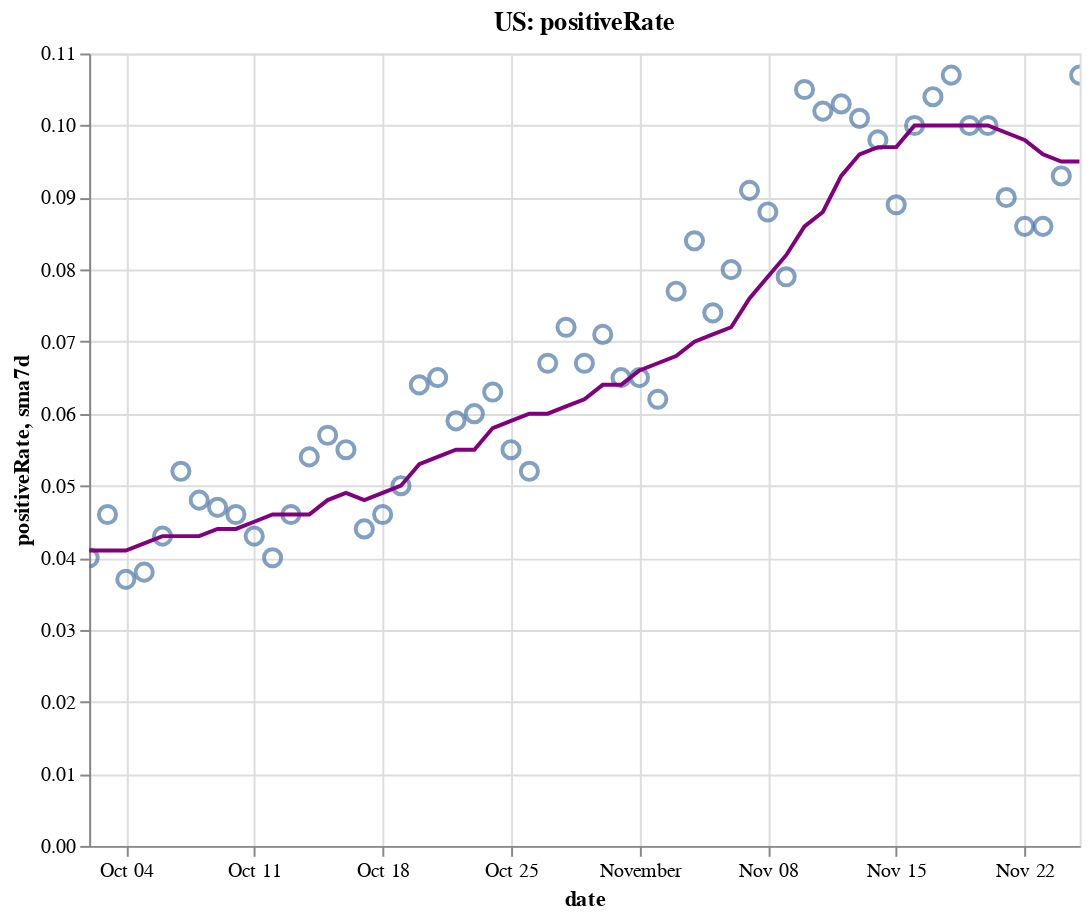

This figure's notebook cell:
### Code cell
create_plot(us, 'positiveRate')

### Figure 1 — Vega-Lite specification as saved in the notebook (floating-point values rounded to 4 significant figures)
{"config": {"view": {"continuousWidth": 400, "continuousHeight": 300}}, "layer": [{"layer": [{"mark": {"type": "point", "size": 75}, "encoding": {"tooltip": [{"type": "temporal", "field": "date"}, {"type": "quantitative", "field": "positiveRate"}, {"type": "quantitative", "field": "sma7d"}], "x": {"type": "temporal", "field": "date"}, "y": {"type": "quantitative", "field": "positiveRate"}}, "selection": {"selector004": {"type": "interval", "bind": "scales", "encodings": ["x", "y"]}}}, {"mark": {"type": "line", "color": "purple"}, "encoding": {"x": {"type": "temporal", "field": "date"}, "y": {"type": "quantitative", "field": "sma7d"}}}]}, {"mark": {"type": "rule", "color": "#aaa"}, "encoding": {"x": {"type": "temporal", "field": "date"}}, "transform": [{"filter": {"selection": "selector003"}}]}, {"mark": "circle", "encoding": {"opacity": {"condition": {"value": 1, "selection": "selector003"}, "value": 0}, "tooltip": [{"type": "temporal", "field": "date"}, {"type": "quantitative", "field": "positiveRate"}, {"type": "quantitative", "field": "sma7d"}], "x": {"type": "temporal", "field": "date"}, "y": {"type": "quantitative", "field": "positiveRate"}}, "selection": {"selector003": {"type": "single", "encodings": ["x"], "on": "mouseover", "nearest": true, "empty": "none"}}}, {"mark": {"type": "text", "align": "left", "dx": 5, "dy": -5, "stroke": "white", "strokeWidth": 2}, "encoding": {"text": {"type": "quantitative", "field": "positiveRate"}, "tooltip": [{"type": "temporal", "field": "date"}, {"type": "quantitative", "field": "positiveRate"}, {"type": "quantitative", "field": "sma7d"}], "x": {"type": "temporal", "field": "date"}, "y": {"type": "quantitative", "field": "positiveRate"}}, "transform": [{"filter": {"selection": "selector003"}}]}, {"mark": {"type": "text", "align": "left", "dx": 5, "dy": -5}, "encoding": {"text": {"type": "quantitative", "field": "positiveRate"}, "tooltip": [{"type": "temporal", "field": "date"}, {"type": "quantitative", "field": "positiveRate"}, {"type": "quantitative", "field": "sma7d"}], "x": {"type": "temporal", "field": "date"}, "y": {"type": "quantitative", "field": "positiveRate"}}, "transform": [{"filter": {"selection": "selector003"}}]}], "data": {"name": "data-d2c144ba8d9e58d803c597e3f78ab08a"}, "height": 400, "title": "US: positiveRate", "width": 500, "$schema": "https://vega.github.io/schema/vega-lite/v4.8.1.json", "datasets": {"data-d2c144ba8d9e58d803c597e3f78ab08a": [{"date": "2020-10-02T00:00:00", "totalTestResultsIncrease": 1242000.0, "positiveIncrease": 49260.0, "death": 200600.0, "deathIncrease": 839.0, "positiveRate": 0.04, "state": "US", "sma7d": 0.041}, {"date": "2020-10-03T00:00:00", "totalTestResultsIncrease": 1098000.0, "positiveIncrease": 50940.0, "death": 201400.0, "deathIncrease": 733.0, "positiveRate": 0.046, "state": "US", "sma7d": 0.041}, {"date": "2020-10-04T00:00:00", "totalTestResultsIncrease": 1028000.0, "positiveIncrease": 37990.0, "death": 201700.0, "deathIncrease": 362.0, "positiveRate": 0.037, "state": "US", "sma7d": 0.041}, {"date": "2020-10-05T00:00:00", "totalTestResultsIncrease": 992200.0, "positiveIncrease": 37760.0, "death": 202100.0, "deathIncrease": 341.0, "positiveRate": 0.038, "state": "US", "sma7d": 0.042}, {"date": "2020-10-06T00:00:00", "totalTestResultsIncrease": 913500.0, "positiveIncrease": 38920.0, "death": 202700.0, "deathIncrease": 632.0, "positiveRate": 0.043, "state": "US", "sma7d": 0.043}, {"date": "2020-10-07T00:00:00", "totalTestResultsIncrease": 977500.0, "positiveIncrease": 50590.0, "death": 203600.0, "deathIncrease": 910.0, "positiveRate": 0.052, "state": "US", "sma7d": 0.043}, {"date": "2020-10-08T00:00:00", "totalTestResultsIncrease": 1157000.0, "positiveIncrease": 55210.0, "death": 204600.0, "deathIncrease": 987.0, "positiveRate": 0.048, "state": "US", "sma7d": 0.043}, {"date": "2020-10-09T00:00:00", "totalTestResultsIncrease": 1203000.0, "positiveIncrease": 56800.0, "death": 205500.0, "deathIncrease": 887.0, "positiveRate": 0.047, "state": "US", "sma7d": 0.044}, {"date": "2020-10-10T00:00:00", "totalTestResultsIncrease": 1252000.0, "positiveIncrease": 57420.0, "death": 206100.0, "deathIncrease": 666.0, "positiveRate": 0.046, "state": "US", "sma7d": 0.044}, {"date": "2020-10-11T00:00:00", "totalTestResultsIncrease": 1078000.0, "positiveIncrease": 46270.0, "death": 206600.0, "deathIncrease": 465.0, "positiveRate": 0.043, "state": "US", "sma7d": 0.045}, {"date": "2020-10-12T00:00:00", "totalTestResultsIncrease": 1060000.0, "positiveIncrease": 42640.0, "death": 206900.0, "deathIncrease": 287.0, "positiveRate": 0.04, "state": "US", "sma7d": 0.046}, {"date": "2020-10-13T00:00:00", "totalTestResultsIncrease": 1052000.0, "positiveIncrease": 48590.0, "death": 207600.0, "deathIncrease": 700.0, "positiveRate": 0.046, "state": "US", "sma7d": 0.046}, {"date": "2020-10-14T00:00:00", "totalTestResultsIncrease": 1045000.0, "positiveIncrease": 56120.0, "death": 208400.0, "deathIncrease": 816.0, "positiveRate": 0.054, "state": "US", "sma7d": 0.046}, {"date": "2020-10-15T00:00:00", "totalTestResultsIncrease": 1109000.0, "positiveIncrease": 63390.0, "death": 209300.0, "deathIncrease": 937.0, "positiveRate": 0.057, "state": "US", "sma7d": 0.048}, {"date": "2020-10-16T00:00:00", "totalTestResultsIncrease": 1231000.0, "positiveIncrease": 68250.0, "death": 210200.0, "deathIncrease": 891.0, "positiveRate": 0.055, "state": "US", "sma7d": 0.049}, {"date": "2020-10-17T00:00:00", "totalTestResultsIncrease": 1299000.0, "positiveIncrease": 57330.0, "death": 211000.0, "deathIncrease": 762.0, "positiveRate": 0.044, "state": "US", "sma7d": 0.048}, {"date": "2020-10-18T00:00:00", "totalTestResultsIncrease": 1052000.0, "positiveIncrease": 48280.0, "death": 211400.0, "deathIncrease": 397.0, "positiveRate": 0.046, "state": "US", "sma7d": 0.049}, {"date": "2020-10-19T00:00:00", "totalTestResultsIncrease": 1135000.0, "positiveIncrease": 57110.0, "death": 211900.0, "deathIncrease": 461.0, "positiveRate": 0.05, "state": "US", "sma7d": 0.05}, {"date": "2020-10-20T00:00:00", "totalTestResultsIncrease": 952700.0, "positiveIncrease": 60550.0, "death": 212700.0, "deathIncrease": 838.0, "positiveRate": 0.064, "state": "US", "sma7d": 0.053}, {"date": "2020-10-21T00:00:00", "totalTestResultsIncrease": 941800.0, "positiveIncrease": 60950.0, "death": 213700.0, "deathIncrease": 1022.0, "positiveRate": 0.065, "state": "US", "sma7d": 0.054}, {"date": "2020-10-22T00:00:00", "totalTestResultsIncrease": 1230000.0, "positiveIncrease": 72840.0, "death": 214900.0, "deathIncrease": 1136.0, "positiveRate": 0.059, "state": "US", "sma7d": 0.055}, {"date": "2020-10-23T00:00:00", "totalTestResultsIncrease": 1383000.0, "positiveIncrease": 82330.0, "death": 215800.0, "deathIncrease": 923.0, "positiveRate": 0.06, "state": "US", "sma7d": 0.055}, {"date": "2020-10-24T00:00:00", "totalTestResultsIncrease": 1323000.0, "positiveIncrease": 83290.0, "death": 216700.0, "deathIncrease": 882.0, "positiveRate": 0.063, "state": "US", "sma7d": 0.058}, {"date": "2020-10-25T00:00:00", "totalTestResultsIncrease": 1188000.0, "positiveIncrease": 64890.0, "death": 217000.0, "deathIncrease": 374.0, "positiveRate": 0.055, "state": "US", "sma7d": 0.059}, {"date": "2020-10-26T00:00:00", "totalTestResultsIncrease": 1211000.0, "positiveIncrease": 62530.0, "death": 217400.0, "deathIncrease": 402.0, "positiveRate": 0.052, "state": "US", "sma7d": 0.06}, {"date": "2020-10-27T00:00:00", "totalTestResultsIncrease": 1071000.0, "positiveIncrease": 72080.0, "death": 218400.0, "deathIncrease": 920.0, "positiveRate": 0.067, "state": "US", "sma7d": 0.06}, {"date": "2020-10-28T00:00:00", "totalTestResultsIncrease": 1096000.0, "positiveIncrease": 78750.0, "death": 219400.0, "deathIncrease": 1044.0, "positiveRate": 0.072, "state": "US", "sma7d": 0.061}, {"date": "2020-10-29T00:00:00", "totalTestResultsIncrease": 1333000.0, "positiveIncrease": 88730.0, "death": 220400.0, "deathIncrease": 1030.0, "positiveRate": 0.067, "state": "US", "sma7d": 0.062}, {"date": "2020-10-30T00:00:00", "totalTestResultsIncrease": 1364000.0, "positiveIncrease": 97230.0, "death": 221400.0, "deathIncrease": 952.0, "positiveRate": 0.071, "state": "US", "sma7d": 0.064}, {"date": "2020-10-31T00:00:00", "totalTestResultsIncrease": 1390000.0, "positiveIncrease": 90590.0, "death": 222300.0, "deathIncrease": 951.0, "positiveRate": 0.065, "state": "US", "sma7d": 0.064}, {"date": "2020-11-01T00:00:00", "totalTestResultsIncrease": 1128000.0, "positiveIncrease": 73850.0, "death": 222700.0, "deathIncrease": 388.0, "positiveRate": 0.065, "state": "US", "sma7d": 0.066}, {"date": "2020-11-02T00:00:00", "totalTestResultsIncrease": 1327000.0, "positiveIncrease": 82050.0, "death": 223200.0, "deathIncrease": 499.0, "positiveRate": 0.062, "state": "US", "sma7d": 0.067}, {"date": "2020-11-03T00:00:00", "totalTestResultsIncrease": 1129000.0, "positiveIncrease": 86660.0, "death": 224700.0, "deathIncrease": 1515.0, "positiveRate": 0.077, "state": "US", "sma7d": 0.068}, {"date": "2020-11-04T00:00:00", "totalTestResultsIncrease": 1223000.0, "positiveIncrease": 103300.0, "death": 225900.0, "deathIncrease": 1126.0, "positiveRate": 0.084, "state": "US", "sma7d": 0.07}, {"date": "2020-11-05T00:00:00", "totalTestResultsIncrease": 1567000.0, "positiveIncrease": 116400.0, "death": 227000.0, "deathIncrease": 1131.0, "positiveRate": 0.074, "state": "US", "sma7d": 0.071}, {"date": "2020-11-06T00:00:00", "totalTestResultsIncrease": 1564000.0, "positiveIncrease": 125800.0, "death": 228200.0, "deathIncrease": 1168.0, "positiveRate": 0.08, "state": "US", "sma7d": 0.072}, {"date": "2020-11-07T00:00:00", "totalTestResultsIncrease": 1413000.0, "positiveIncrease": 129200.0, "death": 229300.0, "deathIncrease": 1104.0, "positiveRate": 0.091, "state": "US", "sma7d": 0.076}, {"date": "2020-11-08T00:00:00", "totalTestResultsIncrease": 1252000.0, "positiveIncrease": 110300.0, "death": 229700.0, "deathIncrease": 485.0, "positiveRate": 0.088, "state": "US", "sma7d": 0.079}, {"date": "2020-11-09T00:00:00", "totalTestResultsIncrease": 1516000.0, "positiveIncrease": 119400.0, "death": 230300.0, "deathIncrease": 589.0, "positiveRate": 0.079, "state": "US", "sma7d": 0.082}, {"date": "2020-11-10T00:00:00", "totalTestResultsIncrease": 1252000.0, "positiveIncrease": 131200.0, "death": 231700.0, "deathIncrease": 1360.0, "positiveRate": 0.105, "state": "US", "sma7d": 0.086}, {"date": "2020-11-11T00:00:00", "totalTestResultsIncrease": 1418000.0, "positiveIncrease": 144800.0, "death": 233200.0, "deathIncrease": 1543.0, "positiveRate": 0.102, "state": "US", "sma7d": 0.088}, {"date": "2020-11-12T00:00:00", "totalTestResultsIncrease": 1476000.0, "positiveIncrease": 152000.0, "death": 234400.0, "deathIncrease": 1141.0, "positiveRate": 0.103, "state": "US", "sma7d": 0.093}, {"date": "2020-11-13T00:00:00", "totalTestResultsIncrease": 1698000.0, "positiveIncrease": 172100.0, "death": 235700.0, "deathIncrease": 1275.0, "positiveRate": 0.101, "state": "US", "sma7d": 0.096}, {"date": "2020-11-14T00:00:00", "totalTestResultsIncrease": 1662000.0, "positiveIncrease": 163500.0, "death": 237000.0, "deathIncrease": 1312.0, "positiveRate": 0.098, "state": "US", "sma7d": 0.097}, {"date": "2020-11-15T00:00:00", "totalTestResultsIncrease": 1615000.0, "positiveIncrease": 144400.0, "death": 237600.0, "deathIncrease": 677.0, "positiveRate": 0.089, "state": "US", "sma7d": 0.097}, {"date": "2020-11-16T00:00:00", "totalTestResultsIncrease": 1487000.0, "positiveIncrease": 148900.0, "death": 238300.0, "deathIncrease": 637.0, "positiveRate": 0.1, "state": "US", "sma7d": 0.1}, {"date": "2020-11-17T00:00:00", "totalTestResultsIncrease": 1512000.0, "positiveIncrease": 156700.0, "death": 239800.0, "deathIncrease": 1555.0, "positiveRate": 0.104, "state": "US", "sma7d": 0.1}, {"date": "2020-11-18T00:00:00", "totalTestResultsIncrease": 1539000.0, "positiveIncrease": 164000.0, "death": 241700.0, "deathIncrease": 1869.0, "positiveRate": 0.107, "state": "US", "sma7d": 0.1}, {"date": "2020-11-19T00:00:00", "totalTestResultsIncrease": 1821000.0, "positiveIncrease": 182800.0, "death": 243700.0, "deathIncrease": 1971.0, "positiveRate": 0.1, "state": "US", "sma7d": 0.1}, {"date": "2020-11-20T00:00:00", "totalTestResultsIncrease": 1919000.0, "positiveIncrease": 192800.0, "death": 245500.0, "deathIncrease": 1862.0, "positiveRate": 0.1, "state": "US", "sma7d": 0.1}, {"date": "2020-11-21T00:00:00", "totalTestResultsIncrease": 2004000.0, "positiveIncrease": 179700.0, "death": 247000.0, "deathIncrease": 1512.0, "positiveRate": 0.09, "state": "US", "sma7d": 0.099}, {"date": "2020-11-22T00:00:00", "totalTestResultsIncrease": 1744000.0, "positiveIncrease": 150800.0, "death": 247900.0, "deathIncrease": 892.0, "positiveRate": 0.086, "state": "US", "sma7d": 0.098}, {"date": "2020-11-23T00:00:00", "totalTestResultsIncrease": 1759000.0, "positiveIncrease": 151000.0, "death": 248900.0, "deathIncrease": 956.0, "positiveRate": 0.086, "state": "US", "sma7d": 0.096}, {"date": "2020-11-24T00:00:00", "totalTestResultsIncrease": 1790000.0, "positiveIncrease": 167000.0, "death": 250900.0, "deathIncrease": 2029.0, "positiveRate": 0.093, "state": "US", "sma7d": 0.095}, {"date": "2020-11-25T00:00:00", "totalTestResultsIncrease": 1710000.0, "positiveIncrease": 182900.0, "death": 253100.0, "deathIncrease": 2285.0, "positiveRate": 0.107, "state": "US", "sma7d": 0.095}]}}
